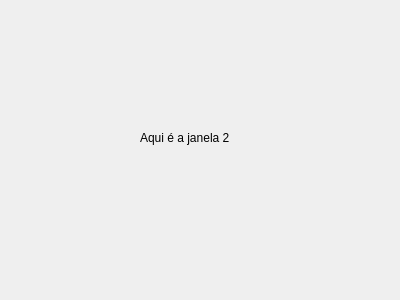
<?xml version="1.0" encoding="UTF-8"?>
<ui version="4.0">
 <class>Janela2</class>
 <widget class="QDialog" name="Janela2">
  <property name="geometry">
   <rect>
    <x>0</x>
    <y>0</y>
    <width>400</width>
    <height>300</height>
   </rect>
  </property>
  <property name="windowTitle">
   <string>Dialog</string>
  </property>
  <widget class="QLabel" name="label">
   <property name="geometry">
    <rect>
     <x>140</x>
     <y>130</y>
     <width>101</width>
     <height>16</height>
    </rect>
   </property>
   <property name="text">
    <string>Aqui é a janela 2</string>
   </property>
  </widget>
 </widget>
 <resources/>
 <connections/>
</ui>
